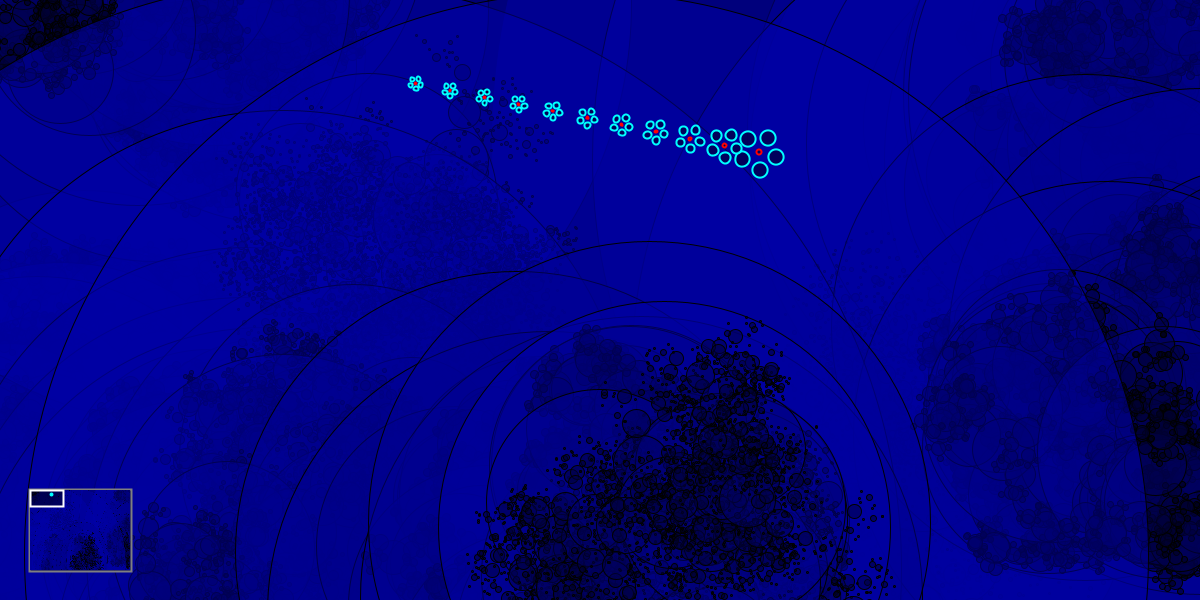
Frame 1 (no input)
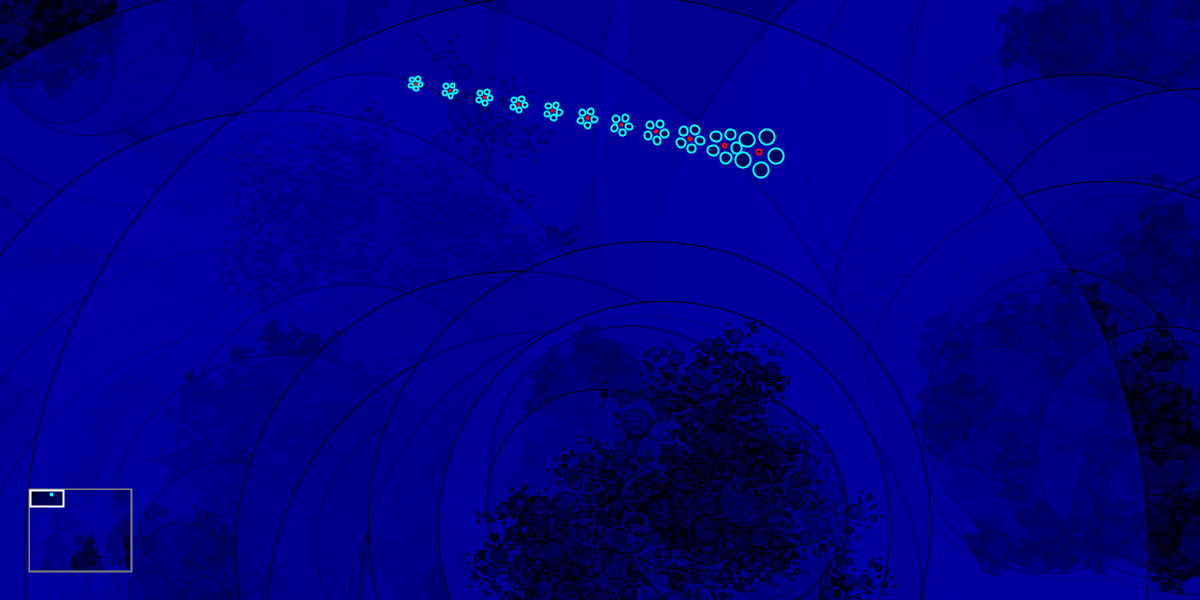
Frame 60 (the mouse pressed at the canvas centre just before this capture)
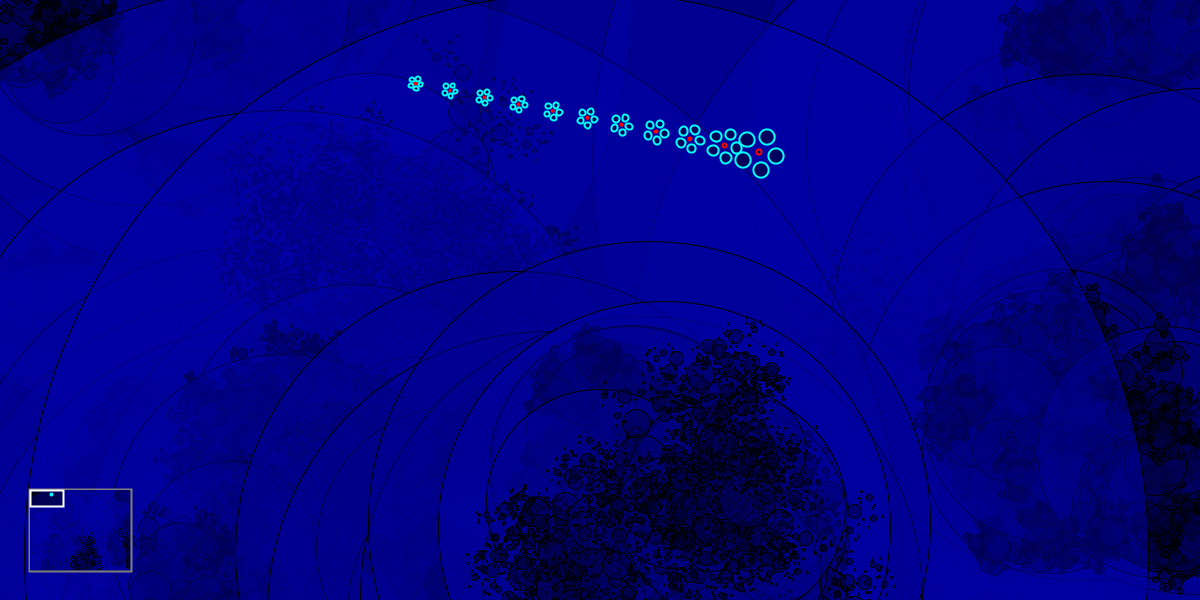
Frame 120 (the mouse held since frame 60 and released just before this capture)

The Processing sketch that drew these frames (run headless with seeded random() and noise(); from frame 60 on, the mouse is pressed at the canvas centre):

// Processing sketch: snake_caterpillar
// ── snake_caterpillar.pde
//make a spiral!
PImage img;

float len=35;
float baseLength=len;
int segs=12;

float x0, y0;
float[] x=new float[segs];
float[] y=new float[segs];
float angle;

boolean dragged;
float easing=.05;
float baseEasing=easing;

float W, H;
float panx=0;
float pany=0;
float mousePan=15;
float mapW, mapH, mapX, mapY, mmX, mmY, boxW, boxH;

boolean overMap, active, lockout;

float proximity;

float[] rad=new float[segs];
float rotAngle=0;
float omega=PI/50;
int numBalls=5;

boolean[] arrowkeys=new boolean[4];
float keyPan=10;



void setup() {
  size(1200, 600);
  smooth();

  x0=random(0, width);
  x[0]=x0;
  y0=random(0, height);
  y[0]=y0;
  W=width*3;
  H=height*5;

  mapW=100;
  mapH=80;
  mapX=30;
  mapY=height-mapX-mapH;
  boxW=mapW * width / W;
  boxH=mapH * height / H;
  panx=0;
  pany=0;


  for (int i=1; i<segs; i++) rad[i]=7.5/pow(float(i), .5);

  size(3600, 3000);
  background(0);
  for (int j=0; j<12; j++) {
    drawCircle(random(0, width), random(0, height), (int)random(50, 750), 8);
    //drawFern(random(0, width), random(0, height), random(0, 2*PI), random(50, 1000), 8);
  }
  img=get();
  size(1200, 600);
}



void draw() {

  rotAngle+=omega;
  rotAngle=rotAngle % (2*PI);

  if (mouseX>mapX && mouseX<mapX+mapW
    && mouseY>mapY && mouseY<mapY+mapH) overMap=true;
  else overMap=false;
  if (overMap && mousePressed && !lockout) active=true;
  if (!overMap && !active && mousePressed) lockout=true;
  if (!mousePressed) {
    lockout=false;
    active=false;
  }

  if (active) {
    mmX=constrain(mouseX, mapX+boxW/2, mapX + mapW - boxW/2);
    mmY=constrain(mouseY, mapY+boxH/2, mapY + mapH - boxH/2);
    mmX -= mapX + boxW/2;
    mmY -= mapY + boxH/2;
    panx= (mmX / (mapW - boxW) ) * (W-width);
    pany= (mmY / (mapH - boxH) ) * (H-height);
  }



  if (!active && mousePressed) {
    if (mouseX>width-10) panx+=mousePan;
    if (mouseX<10) panx-=mousePan; 
    if (mouseY>height-10) pany+=mousePan;
    if (mouseY<10) pany-=mousePan;
  }


  if (arrowkeys[0] || arrowkeys[1] || arrowkeys[2] || arrowkeys[3]) {
    if (arrowkeys[0]) {
      x0=max(0, x0-keyPan);
      if (x0<panx) panx-=keyPan;
    }
    if (arrowkeys[1]) {
      x0=min(W, x0+keyPan);
      if (x0>width+panx) panx+=keyPan;
    }
    if (arrowkeys[2]) {
      y0=max(0, y0-keyPan);
      if (y0<pany) pany-=keyPan;
    }
    if (arrowkeys[3]) {
      y0=min(H, y0+keyPan);
      if (y0>height+pany) pany+=keyPan;
    }
  }

  panx=constrain(panx, 0, W-width);
  pany=constrain(pany, 0, H-height);

  /*
  pushMatrix();
   translate(-panx, -pany);
   image(img, 0, 0);
   popMatrix();
   */

  /*this can be called instead of image, it's faster if you don't need to do
   any transformations or resize or tint*/
  set(-(int)panx, -(int)pany, img);

  strokeWeight(2);
  stroke(127);
  rect(mapX-1, mapY-1, mapW+2, mapH+2);
  image(img, mapX, mapY, mapW, mapH);
  stroke(255);
  rect(mapX + mapW * panx / W, mapY + mapH * pany / H, 
  boxW, boxH);
  stroke(0, 255, 255);
  ellipse(mapX + mapW * x[0] / W, mapY + mapH * y[0] / H, 2, 2);

  translate(-panx, -pany);



  angle = atan2(mouseY+pany-y[0], mouseX+panx-x[0]);

  if (!mousePressed) {
    dragged=false;
    easing = baseEasing;
  }

  if (dragged) {
    x0=mouseX+panx-len*cos(angle);
    y0=mouseY+pany-len*sin(angle);
    float speed=dist(mouseX, mouseY, pmouseX, pmouseY);
    speed=sqrt(speed);
    len += .2 * speed;
    easing = baseEasing + .005 * speed;
  }

  proximity=dist(x0, y0, x[0], y[0]);
  if (proximity < 200) len -= 5  /  max(3, sqrt(proximity));
  len=max(baseLength, len);


  x[0] += easing * (x0-x[0]);
  y[0] += easing * (y0-y[0]);
  if (abs(x0-x[0]) < 2 ) x[0]=x0;
  if (abs(y0-y[0]) < 2 ) y[0]=y0;


  for (int i=0; i<segs-1; i++) {

    angle = atan2(y[i]-y[i+1], x[i]-x[i+1]);

    x[i+1]=x[i]-len*cos(angle);
    y[i+1]=y[i]-len*sin(angle);

    pushMatrix();
    translate(x[i+1], y[i+1]);
    rotate(angle);

    stroke(255, 0, 0);
    ellipse(len/2, 0, rad[i+1]*2/3, rad[i+1]*2/3);

    stroke(0, 255, 255);
    float dAngle=0;
    for (int j=0; j<numBalls; j++) {
      dAngle=2*PI*j / (float)numBalls;
      ellipse(len/2 * ( 1 + (1/sqrt(i+1)) * cos(rotAngle+dAngle) ), 
      len/2 * (1/sqrt(i+1)) * ( sin(rotAngle+dAngle) ), 
      rad[i+1]*2, rad[i+1]*2);
    }

    popMatrix();
  }
}



void mouseDragged() {
  if (!active && !overMap) dragged=true;
}



void mouseReleased() {
  if (!active && !overMap) {
    x0=mouseX+panx-len*cos(angle);
    y0=mouseY+pany-len*sin(angle);
  }
}


void keyPressed() {
  if (keyCode == LEFT) arrowkeys[0]=true;
  if (keyCode == RIGHT) arrowkeys[1]=true;
  if (keyCode == UP) arrowkeys[2]=true;
  if (keyCode == DOWN) arrowkeys[3]=true;
}

void keyReleased() { 
  if (keyCode == LEFT) arrowkeys[0]=false;
  if (keyCode == RIGHT) arrowkeys[1]=false;
  if (keyCode == UP) arrowkeys[2]=false;
  if (keyCode == DOWN) arrowkeys[3]=false;
}





void drawCircle(float x, float y, int radius, int level) 
{                    
  float tt = 126 * level/6.0;
  fill(0, 0, tt, 125);
  ellipse(x, y, radius*2, radius*2);      
  if (level > 1) {
    level = level - 1;
    int num = int(random(2, 6));
    for (int i=0; i<num; i++) {
      float a = random(0, TWO_PI);
      float nx = x + cos(a) * 10.0 * level;
      float ny = y + sin(a) * 10.0 * level;
      drawCircle(nx, ny, radius/2, level);
    }
  }
}



void drawFern(float x, float y, float angle, 
float blength, int branches)
{                 
  noFill();  
  stroke(0, 0, 255, 50);
  strokeWeight((float)branches);
  float ex = x + blength * cos(angle);
  float ey = y - blength * sin(angle);
  line(x, y, ex, ey);

  if (branches > 1) {
    branches -= 1;
    int num = int(random(2, 5));
    for (int i=0; i<num; i++) {

      float a = random(11*PI/24, 13*PI/24);

      if ( int(random(0, 2)) == 0 ) a += PI;
      float newx=random(min(x, ex), max(x, ex));
      float slope=(ey-y)/(ex-x);

      drawFern(newx, y + slope * (newx - x), angle+a, 
      2*blength/3, branches);
    }
  }
}
